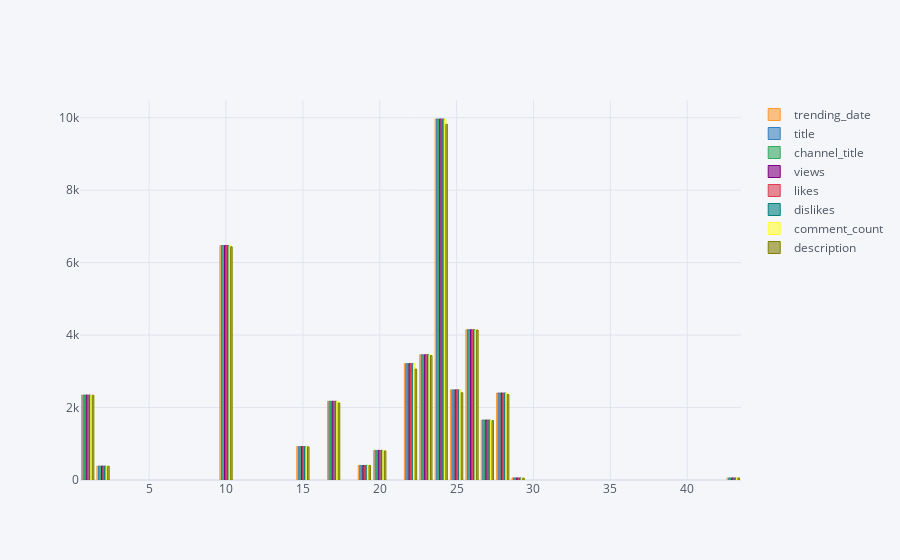

The code cell stored with this chart in its notebook:
### Code cell
x1=df_USA.groupby('category_id')
x1.count().iplot(kind='bar')

### Figure 1 — Plotly figure (JSON) as saved in the notebook; plotly's stock layout.template omitted (floating-point values rounded to 4 significant figures)
{"data": [{"marker": {"color": "rgba(255, 153, 51, 0.6)", "line": {"color": "rgba(255, 153, 51, 1.0)", "width": 1}}, "name": "trending_date", "orientation": "v", "text": "", "type": "bar", "x": [1, 2, 10, 15, 17, 19, 20, 22, 23, 24, 25, 26, 27, 28, 29, 43], "y": [2345, 384, 6472, 920, 2174, 402, 817, 3210, 3457, 9964, 2487, 4146, 1656, 2401, 57, 57]}, {"marker": {"color": "rgba(55, 128, 191, 0.6)", "line": {"color": "rgba(55, 128, 191, 1.0)", "width": 1}}, "name": "title", "orientation": "v", "text": "", "type": "bar", "x": [1, 2, 10, 15, 17, 19, 20, 22, 23, 24, 25, 26, 27, 28, 29, 43], "y": [2345, 384, 6472, 920, 2174, 402, 817, 3210, 3457, 9964, 2487, 4146, 1656, 2401, 57, 57]}, {"marker": {"color": "rgba(50, 171, 96, 0.6)", "line": {"color": "rgba(50, 171, 96, 1.0)", "width": 1}}, "name": "channel_title", "orientation": "v", "text": "", "type": "bar", "x": [1, 2, 10, 15, 17, 19, 20, 22, 23, 24, 25, 26, 27, 28, 29, 43], "y": [2345, 384, 6472, 920, 2174, 402, 817, 3210, 3457, 9964, 2487, 4146, 1656, 2401, 57, 57]}, {"marker": {"color": "rgba(128, 0, 128, 0.6)", "line": {"color": "rgba(128, 0, 128, 1.0)", "width": 1}}, "name": "views", "orientation": "v", "text": "", "type": "bar", "x": [1, 2, 10, 15, 17, 19, 20, 22, 23, 24, 25, 26, 27, 28, 29, 43], "y": [2345, 384, 6472, 920, 2174, 402, 817, 3210, 3457, 9964, 2487, 4146, 1656, 2401, 57, 57]}, {"marker": {"color": "rgba(219, 64, 82, 0.6)", "line": {"color": "rgba(219, 64, 82, 1.0)", "width": 1}}, "name": "likes", "orientation": "v", "text": "", "type": "bar", "x": [1, 2, 10, 15, 17, 19, 20, 22, 23, 24, 25, 26, 27, 28, 29, 43], "y": [2345, 384, 6472, 920, 2174, 402, 817, 3210, 3457, 9964, 2487, 4146, 1656, 2401, 57, 57]}, {"marker": {"color": "rgba(0, 128, 128, 0.6)", "line": {"color": "rgba(0, 128, 128, 1.0)", "width": 1}}, "name": "dislikes", "orientation": "v", "text": "", "type": "bar", "x": [1, 2, 10, 15, 17, 19, 20, 22, 23, 24, 25, 26, 27, 28, 29, 43], "y": [2345, 384, 6472, 920, 2174, 402, 817, 3210, 3457, 9964, 2487, 4146, 1656, 2401, 57, 57]}, {"marker": {"color": "rgba(255, 255, 51, 0.6)", "line": {"color": "rgba(255, 255, 51, 1.0)", "width": 1}}, "name": "comment_count", "orientation": "v", "text": "", "type": "bar", "x": [1, 2, 10, 15, 17, 19, 20, 22, 23, 24, 25, 26, 27, 28, 29, 43], "y": [2345, 384, 6472, 920, 2174, 402, 817, 3210, 3457, 9964, 2487, 4146, 1656, 2401, 57, 57]}, {"marker": {"color": "rgba(128, 128, 0, 0.6)", "line": {"color": "rgba(128, 128, 0, 1.0)", "width": 1}}, "name": "description", "orientation": "v", "text": "", "type": "bar", "x": [1, 2, 10, 15, 17, 19, 20, 22, 23, 24, 25, 26, 27, 28, 29, 43], "y": [2340, 379, 6437, 916, 2125, 402, 803, 3061, 3435, 9819, 2409, 4140, 1642, 2361, 53, 57]}], "layout": {"legend": {"bgcolor": "#F5F6F9", "font": {"color": "#4D5663"}}, "paper_bgcolor": "#F5F6F9", "plot_bgcolor": "#F5F6F9", "title": {"font": {"color": "#4D5663"}}, "xaxis": {"gridcolor": "#E1E5ED", "showgrid": true, "tickfont": {"color": "#4D5663"}, "title": {"font": {"color": "#4D5663"}, "text": ""}, "zerolinecolor": "#E1E5ED"}, "yaxis": {"gridcolor": "#E1E5ED", "showgrid": true, "tickfont": {"color": "#4D5663"}, "title": {"font": {"color": "#4D5663"}, "text": ""}, "zerolinecolor": "#E1E5ED"}}}
